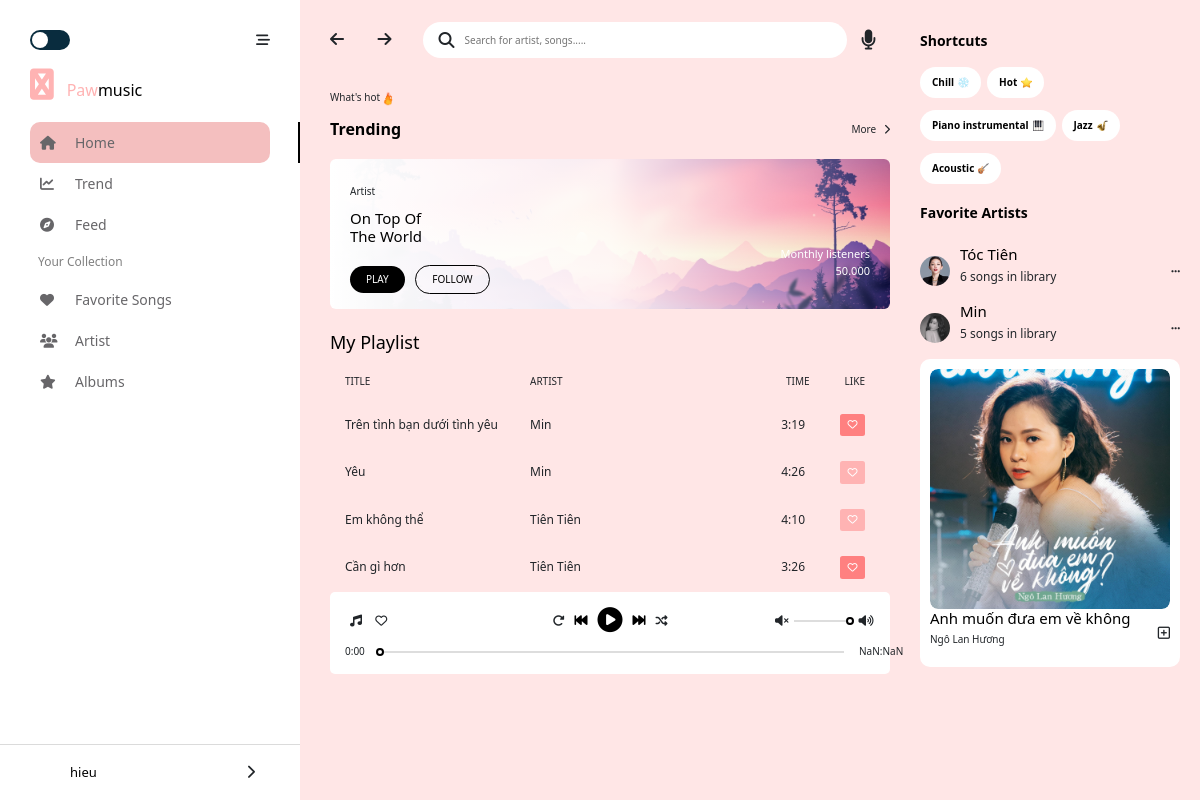
The app's page /home/ (signed in) with its own data.
### songs/models.py (models this page shows)
class Song(models.Model):
    name = models.TextField(max_length=256)
    time = models.TextField(max_length=50)
    linkSave = models.TextField()
    target = models.BooleanField(default=0)
    artist = models.ForeignKey(
        Artist,
        on_delete=models.CASCADE,
        blank=False,
        null=True)#1-n

### artists/models.py (models this page shows)
class Artist(models.Model):
    name = models.TextField(max_length=256)
    linkImage = models.TextField()
    description = models.TextField(default='')

### authentication/views.py (the view)
# urls.py: path('home/', views.home, name='home'),
def home(request):
    songs = Song.objects.all()
    user = User.objects.get(id = request.session['id'])
    fsongs = FavoriteSong.objects.filter(user = user)
    return render(request, "authentication/index.html",{"firstname": request.session['firstname'],"songs": songs})

### templates/authentication/index.html (shortened to what this page needs)
{% extends './base.html' %}
    {% block content %}
    {% if user.is_authenticated %}
            <div id="main-content">
                <header>
                    <nav class="main-content__header-nav">
                        <i class="fas fa-arrow-left"></i>
                        <i class="fas fa-arrow-right"></i>
                    </nav>
                    <div class="main-content__search-form">
                        <i class="fas fa-search search-btn"></i>
                        <input type="text" class="search-input" placeholder="Search for artist, songs.....">
                    </div>
                    <div class="main-content__record">
                        <i class="fa fa-microphone record-btn" aria-hidden="true" id="mic"></i>
                    </div>
                </header>
                {% load static %}
                <p class="main-content__des">What's hot<span><img src="{% static '/img/fire.png' %}" alt="" width="16px" height="17px"></span></p>
                <div class="main-content__trend">
                    <div class="main-content__trend-title">Trending</div>
                    <div class="main-content__trend-more btn-hover">
                        More
                        <span><i class="fas fa-chevron-right"></i></span>
                    </div>
                </div>
                <div class="main-content__banner">
                    <p class="main-content__banner-artist">Artist</p>
                    <h4 class="main-content__banner-des">On Top Of The World</h4>
                    <div class="main-content__banner-btn">
                        <button class="play-btn">PLAY</button>
                        <button class="follow-btn">FOLLOW</button>
                    </div>
                    <span class="main-content__view">Monthly listeners
                        <p>50.000</p>
                    </span>
                </div>
                <div class="my-playlist">
                    <div class="playlist-head">
                        <h4>My Playlist</h4>
                    </div>
                    <div class="playlist-list">
                        <div class="playlist playlist-list__title">
                            <p class="playlist__title">TITLE</p>
                            <p class="playlist__artist">ARTIST</p>
                            <p class="playlist__time">TIME</p>
                            <p class="">LIKE</p>
                        </div>
                        {% for song in songs %}
                            <div class="playlist playlist--hover" id="playlist{{ song.id }}" ondblclick="SelectSong({{ song.id }})">
                                <p class="playlist__title">{{song.name}}</p>
                                <p class="playlist__artist">{{song.artist.name}}</p>
                                <p class="playlist__time">{{song.time}}</p>
                                {% if  song.target %}
                                    <a class="btn btn-dark favoritesongColor" id="{{song.id}}" style="background-color: rgb(255, 128, 128) !important; border: 0px;" onclick="FS({{song.id}})"><i class="far fa-heart fs"></i></a>
                                {% else %}
                                    <a class="btn btn-dark" id="{{song.id}}" style="background-color: rgb(255, 179, 179) !important; border: 0px;" onclick="FS({{song.id}})"><i class="far fa-heart fs"></i></a>
                                {% endif %}
                            </div>
                        {% endfor %}
                    </div>
                </div>
                <div class="play-song">
                    <div class="play-control">
                        <div class="play-control__act">
                            <i class="fas fa-music"></i>
                            <i class="far fa-heart" ></i>
                        </div>
                        <div class="play-control__main">
                            <i class="fas fa-redo-alt play-repeat"></i>
                            <i class="fas fa-fast-backward play-backward main-icon"></i>
                            <span class="play-inner">
                                <i class="fas fa-play-circle play-icon main-icon main-icon--big"></i>
                            </span>
                            <i class="fas fa-fast-forward play-forward main-icon"></i>
                            <i class="fas fa-random shuffle-song"></i>
                        </div>
                        <div class="play-control__volume">
                            <i class="fas fa-volume-mute"></i>
                            <input type="range" id="volume" class="volume" value ="1" min = "0" max="1" step="0.1">
                            <i class="fas fa-volume-up"></i>
                        </div>
                    </div>
                    <div class="play-seekbar">
                        <div class="timer__left">0:00</div>
                        <input type="range" name="range" id="range" class="range" />
                        {% load static %}
                        <div class="timer__right">3.00</div>
                    </div>
                </div>
            </div>
    {% else %}
    <h3>Welcome!</h3>
    <a href="/signup" class="btn btn-success" role="button">Sign up</a>
    <a href="/signin" class="btn btn-primary" role="button">Sign in</a>
    {% endif %}
    {% endblock %}

### musicApp/static/css/style.css (style rules this page uses)
html { font-size: 62.5%; font-family: 'Poppins'; color: #676669; font-weight: 400; scroll-behavior: smooth; }
* { margin: 0; padding: 0; box-sizing: border-box; }
a { text-decoration: none; display: block; color: var(--text-color); background-color: transparent; cursor: pointer; }
:root { --primary-color: rgb(255, 179, 179); --text-color: #676669; --second-color: #303030; --third-color: #121212; }
#main-content { background-color: rgb(255, 230, 230); min-height: 100vh; max-height: 100%; padding: 1rem 3rem; width: calc(100% / 4 * 2 + 2rem); margin-left: calc(100% / 4); }
#main-content header { margin: 1.2rem 0rem; display: flex; align-items: center; }
.main-content__header-nav i { width: 2rem; font-size: 1.6rem; }
.main-content__header-nav i:last-child { margin: 0 2.5rem; }
.main-content__search-form { flex: 1; display: flex; align-items: center; padding: 1rem 1.6rem; background-color: #fff; border-radius: 2.5rem; }
.search-btn { font-size: 1.6rem; }
.search-input { border: none; outline: none; padding: 0 1rem; flex: 1; }
.main-content__des { display: block; padding-top: 2rem; }
.main-content__trend { display: flex; justify-content: space-between; align-items: center; padding-bottom: 1.8rem; }
.main-content__trend-more span { margin-left: 0.5rem; }
.main-content__trend-title { font-size: 1.6rem; color: #000; font-weight: 600; }
.main-content__banner { height: 15rem; padding: 2.5rem 2rem; border-radius: 0.6rem; position: relative; background: linear-gradient( to right, white, rgba(255, 255, 255, 0.85), rgba(255, 255, 255, 0) ), url(../img/banner.jpg) no-repeat center center/cover; }
.main-content__banner-des { font-size: 1.5rem; width: 8rem; color: #000; }
.main-content__banner-btn button { padding: 0.6rem 1.6rem; margin-top: 1.6rem; font-size: 1rem; border-radius: 2rem; outline: none; border: none; margin-right: 0.8rem; cursor: pointer; }
.main-content__banner-btn button:last-child { margin: unset; }
.play-btn { background-color: #000; color: #fff; }
.main-content__banner-btn .follow-btn { background-color: transparent; border: 0.1rem solid #000; }
.main-content__view { position: absolute; bottom: 2rem; right: 2rem; color: #fff; font-weight: 200; font-size: 1.1rem; }
.main-content__view p { font-weight: 400; text-align: right; }
.my-playlist { height: 25rem; max-height: 25rem; overflow-x: hidden; overflow-y: auto; margin-top: 2.3rem; padding-right: 20px; }
.playlist p, .playlistFS p { margin-bottom: 0; }
.playlist-head { display: flex; width: 100%; justify-content: space-between; align-items: center; }
.playlist-head h4 { font-size: 1.8rem; color: #000; }
.playlist { display: flex; align-items: center; gap: 1.5rem; width: 100%; font-size: 1.2rem; padding: 1rem 10px; padding-right: 10px; border-radius: 1rem; border: radius 0.5em; margin: 5px; }
.playlist-list__title { font-size: 1rem; }
.playlist__title { width: 17rem; min-width: 17rem; }
.playlist__artist { width: 12rem; min-width: 12rem; }
.playlist__time { flex: 1; text-align: right; padding-right: 2rem; }
.main-content__record { margin: 0px 14px; cursor: pointer; font-size: 20px; }
.play-song { background-color: #fff; padding: 0 1.5rem 1.5rem; margin-top: 1rem; border-radius: 0.5rem; }
.play-control { display: flex; align-items: center; justify-content: space-between; font-size: 1.2rem; padding: 1.5rem 0 1rem; }
.play-control__act { width: 10rem; }
.play-control__act i { padding: 0 0.5rem; cursor: pointer; }
.play-control__volume { width: 10rem; display: flex; align-items: center; }
.play-control__volume .volume { appearance: none; width: 6rem; height: 0.2rem; background-color: #ddd; margin: 0 0.5rem; }
.play-control__main { flex: 1; display: flex; align-items: center; justify-content: center; gap: 1rem; }
.play-control__main i { cursor: pointer; }
.main-icon { color: #000; font-size: 1.3rem; }
.main-icon--big { font-size: 2.5rem; }
.range { flex: 1; appearance: none; height: 0.2rem; background-color: #ddd; cursor: pointer; }
.play-seekbar { display: flex; align-items: center; gap: 1.5rem; }
.timer__left, .timer__right { width: 1.6rem; max-width: 1.6rem; }
.play-repeat, .shuffle-song, #heart { transition: 0.5s; }
.favoritesongColor { background-color: rgb(255, 128, 128); }

### records on screen
Song: name "Trên tình bạn dưới tình yêu", artist.name "Min", time "3:19"
Song: name "Yêu", artist.name "Min", time "4:26"
Song: name "Em không thể", artist.name "Tiên Tiên", time "4:10"
Song: name "Cần gì hơn", artist.name "Tiên Tiên", time "3:26"

### other values on screen
{{ firstname }} "hieu"
